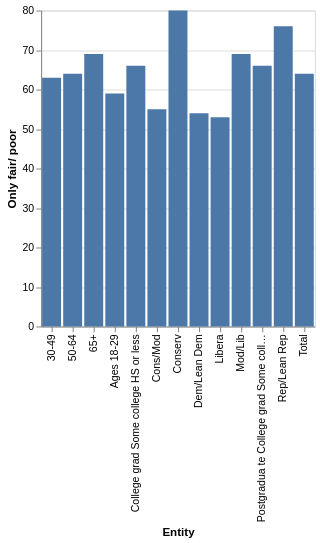

Source (Vega-Lite JSON):
### Vega-Lite specification from a JSON file in a GitHub repository (floating-point values rounded to 4 significant figures)
{"$schema": "https://vega.github.io/schema/vega-lite/v5.json", "description": "Bar chart auto-generated from CSV", "data": {"values": [{"Entity": "Libera", "Only fair/ poor": 53}, {"Entity": "Cons/Mod", "Only fair/ poor": 55}, {"Entity": "Dem/Lean Dem", "Only fair/ poor": 54}, {"Entity": "Mod/Lib", "Only fair/ poor": 69}, {"Entity": "Conserv", "Only fair/ poor": 80}, {"Entity": "Rep/Lean Rep", "Only fair/ poor": 76}, {"Entity": "College grad Some college HS or less", "Only fair/ poor": 66}, {"Entity": "Postgradua te College grad Some college HS for less", "Only fair/ poor": 66}, {"Entity": "65+", "Only fair/ poor": 69}, {"Entity": "50-64", "Only fair/ poor": 64}, {"Entity": "30-49", "Only fair/ poor": 63}, {"Entity": "Ages 18-29", "Only fair/ poor": 59}, {"Entity": "Total", "Only fair/ poor": 64}]}, "mark": "bar", "encoding": {"x": {"field": "Entity", "type": "ordinal"}, "y": {"field": "Only fair/ poor", "type": "quantitative"}}}
